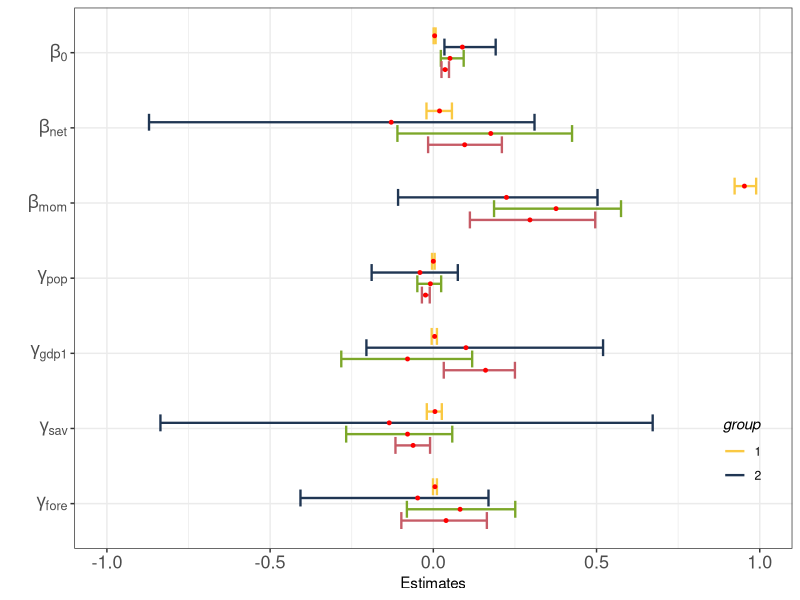

Write the R code that produced this figure.
setwd("~/renyimeng/GAGNAR")
library(dplyr)
library(ggplot2)
city_int <- read.csv("city_interval.csv")
city_int <- as.matrix(city_int)
city_long <- rbind(city_int[,1:3],city_int[,4:6],
                   city_int[,7:9],city_int[,10:12]) %>% as.data.frame()
colnames(city_long) <- c("est", "lower", "upper")
city_long$group <- c(rep(1, 7), rep(2, 7), rep(3, 7), rep(4, 7)) %>% factor(levels = c(4,3,2,1))
city_long$para <- rep(c("beta0","beta1","beta2","gamma1","gamma2","gamma3","gamma4"), 4) %>%
  factor(levels = rev(c("beta0","beta1","beta2","gamma1","gamma2","gamma3","gamma4")))

mycolor = c("#fac943", "#203653","#7ca729","#c65b66")
pdf(width=5, height=4, file = "./report/city_interval.pdf")
ggplot(city_long, aes(x = para, group = group)) + 
  geom_errorbar(aes(ymin = lower, ymax = upper, color = group), 
                position = position_dodge(0.6), size = 0.8) +
  scale_colour_manual(values = mycolor, limits = c(1,2,3,4)) +
  geom_point(aes(y = est, group = group), color = "red", size = 1, position = position_dodge(0.6)) +
  theme_bw() +
  theme(legend.position = c(0.93, 0.18),
        legend.background=element_blank(),
        legend.title = element_text(face="italic"),
        axis.text = element_text(size=13)) +
  labs(x = "", y = "Estimates") + ylim(-1,1) +
  coord_flip() +
  scale_x_discrete(labels = rev(expression(beta[0], beta[net], beta[mom],
                                         gamma[pop], gamma[gdp1], gamma[sav], gamma[fore])))
dev.off()

